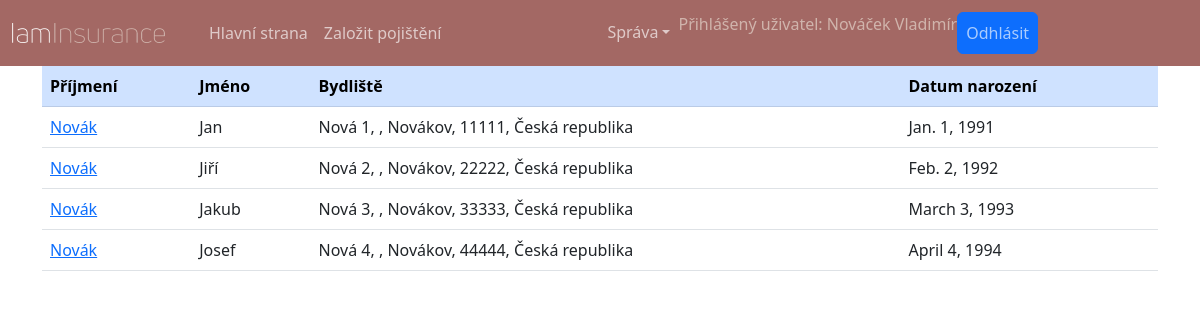
The app's page /sprava/seznam-klientu/ (signed in), older data.
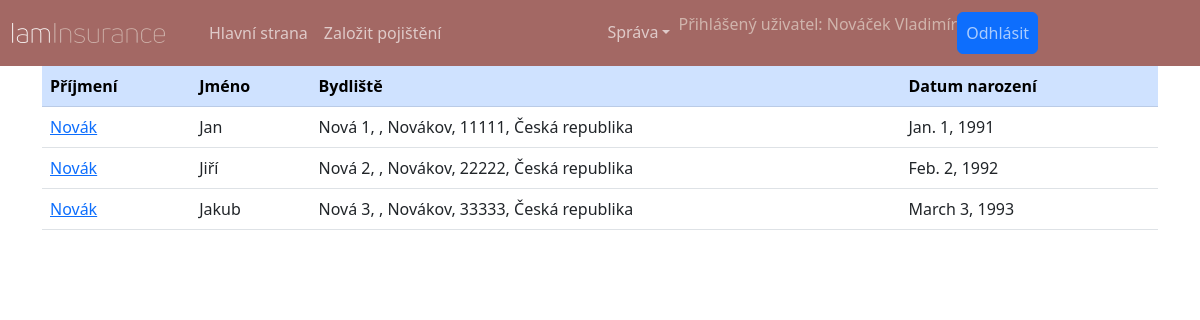
The same page, newer data.
### insurance_app/models.py (models this page shows, shortened)
class Person(AbstractBaseUser, PermissionsMixin):
    USERNAME_FIELD = "email"
    REQUIRED_FIELDS = ["first_name", "last_name", "date_of_birth"]
    objects = PersonManager()
    first_name = models.CharField(max_length=150)
    last_name = models.CharField(max_length=150)
    email = models.EmailField(unique=True)
    phone = modelfields.PhoneNumberField(region="CZ", null=True)
    address1 = models.CharField(max_length=150, default="")
    address2 = models.CharField(max_length=150, blank=True, default="")
    postal_code = models.CharField(max_length=12, default="")
    city = models.CharField(max_length=150, default="")
    country = models.CharField(max_length=150, default="")
    date_of_birth = models.DateField()
    is_staff = models.BooleanField(default=False)
    is_superuser = models.BooleanField(default=False)
    slug = models.SlugField(unique=True, null=False)
    @property
    def full_address(self):
        return ", ".join((
            str(self.address1),
            str(self.address2),
            str(self.city),
            str(self.postal_code),
            str(self.country)
        ))
    def __str__(self):
        return f"{self.last_name} {self.first_name}"

### administration/views.py (the view)
# urls.py: path("seznam-klientu/", views.ClientListView.as_view(), name="clients-list"),
class ClientListView(generic.ListView):
    model = models.Person
    queryset = models.Person.objects.filter(is_staff=False)
    template_name = template.CLIENT_LIST
    def get(self, request, *args, **kwargs):
        if not request.user.is_staff:
            raise Http404
        else:
            return super().get(request, *args, **kwargs)

### insurance_app/templates/insurance_app/clients_list.html
{% extends 'main.html' %}
{% block content %}
<table class="table table-hover">
    <thead class="table-primary">
        <tr>
            <th>Příjmení</th>
            <th>Jméno</th>
            <th>Bydliště</th>
            <th>Datum narození</th>
        </tr>
    </thead>
    <tbody>
    {% if object_list.0 %}
    {% for obj in object_list %}
        <tr>
            <td><a href="#">{{ obj.last_name }}</a></td>
            <td>{{ obj.first_name }}</td>
            <td>{{ obj.full_address }}</td>
            <td>{{ obj.date_of_birth }}</td>
        </tr>
    {% endfor %}
    {% else %}
        <tr><td colspan="4">Žádný uživatel nenalezen</td></tr>
    {% endif %}
    </tbody>
</table>
{% endblock %}

### insurance_app/templates/main.html (shortened to what this page needs)
<!DOCTYPE html>
<html lang="cs" >
<head>
    {% load static %}
    <link rel="stylesheet" href="{% static 'css/style.css' %}" type="text/css" />
    <link rel="stylesheet" href="{% static 'css/bootstrap.min.css' %}" type = "text/css" />
</head>
<body>
    <header>
        <nav class="navbar navbar-expand-lg bg-body-tertiary">
            <div class="container-fluid">
                <a class="navbar-brand" href="{% url 'home' %}">
                    <img src="{% static 'images/iaminsurance-logo.webp' %}" class="img-brand" alt="iaminsurance">
                </a>
                <div class="collapse navbar-collapse" id="navbarSupportedContent">
                    <ul class="navbar-nav me-auto mb-2 mb-lg-0">
                        <li class="nav-item">
                            <a class="nav-link" aria-current="page" href="{% url 'home' %}">Hlavní strana</a>
                        </li>
                        <li class="nav-item">
                            <a class="nav-link" href="{% if user.is_authenticated %}{% url 'register-contract' %}{% else %}{% url 'register' %}{% endif %}">Založit pojištění</a>
                        </li>
                    </ul>
                    <ul class="navbar-nav me-auto mb-2 mb-lg-0">
                        {% if user.is_staff %}<li class="nav-item dropdown">
                            <a class="nav-link dropdown-toggle" href="#" role="button" data-bs-toggle="dropdown" aria-expanded="false">Správa</a>
                        </li>
                        {% endif %}
                        {% if not user.is_authenticated %}
                        <li class="nav-item"><a class="btn btn-primary" href="{% url 'login' %}">Login</a></li>
                        {% else %}
                        <li class="nav-item"><span class="h-100 text-center text-secondary">Přihlášený uživatel: {{ user }}</span></li>
                        <li class="nav-item"><a class="nav-link btn btn-primary" href="{% url 'logout' %}">Odhlásit</a></li>
                        {% endif %}
                    </ul>
                </div>
            </div>
        </nav>
    </header>
    <article class="container">
    {% block content %}
    {% endblock %}
    </article>
</body>
</html>

### insurance_app/static/css/style.css (style rules this page uses)
body { background: #fffffe; }
.img-brand { height: 40px; padding: 10px 20px 10px 0; }

Row changes from the older to the newer data that the page shows:
removed Person: last_name "Novák", first_name "Josef", full_address "Nová 4, , Novákov, 44444, Česká republika", date_of_birth "April 4, 1994"
